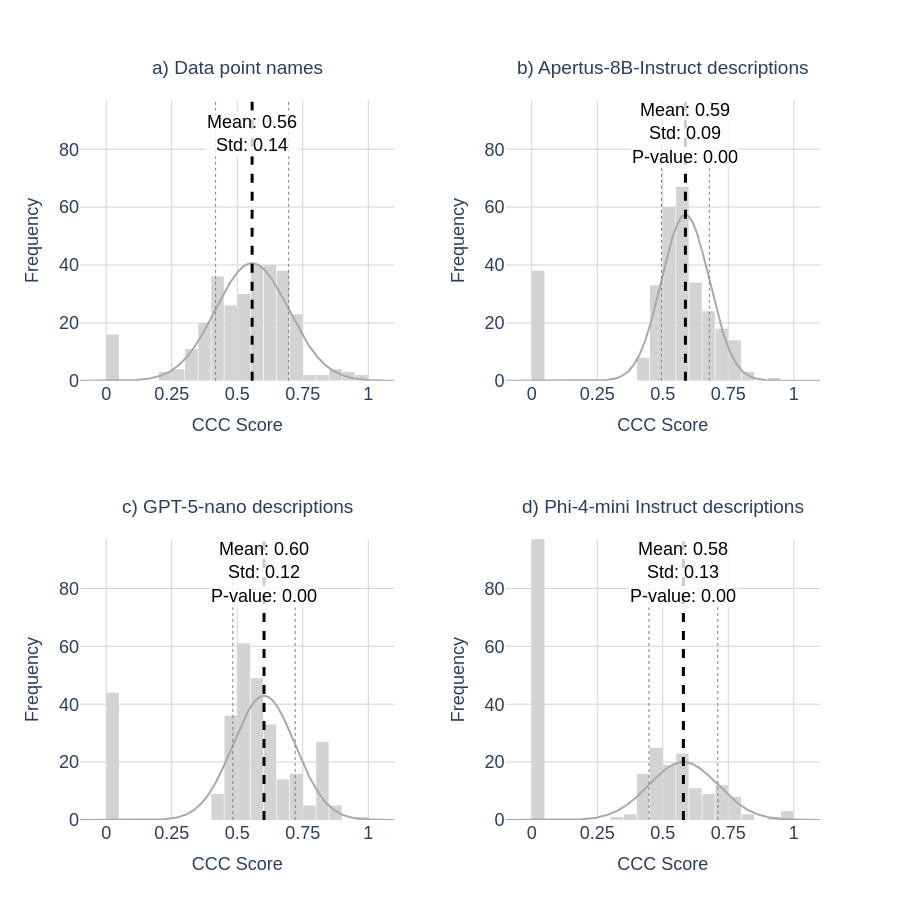

Notebook code for this chart:
### Code cell
import plotly.graph_objects as go
from plotly.subplots import make_subplots
import pandas as pd
import numpy as np
from scipy import stats

# --- Configuration ---
bin_size = 0.05
x_min, x_max = -0.1, 1.1

# Define bin edges exactly as Plotly would use them
bin_edges = np.arange(x_min, x_max + bin_size, bin_size)
bin_config = dict(start=x_min, end=x_max, size=bin_size)

# Prepare Data List
datasets = [
    (df_data_points['user_attrs_ccc_score'][df_data_points['user_attrs_ccc_score'] > 0], "a) Data point names", 'lightgrey'), 
    (df_descriptions['user_attrs_ccc_score'][df_descriptions['user_attrs_ccc_score'] > 0], "b) Apertus-8B-Instruct descriptions", 'lightgrey'),     
    (df_descriptions_gpt['user_attrs_ccc_score'][df_descriptions_gpt['user_attrs_ccc_score'] > 0], "c) GPT-5-nano descriptions", 'lightgrey'),   
    (df_descriptions_phi['user_attrs_ccc_score'][df_descriptions_phi['user_attrs_ccc_score'] > 0], "d) Phi-4-mini Instruct descriptions", 'lightgrey')    
]

datasets2 = [
    (df_data_points['user_attrs_ccc_score'], "a) Data point names", 'lightgrey'), 
    (df_descriptions['user_attrs_ccc_score'], "b) Apertus-8B-Instruct descriptions", 'lightgrey'),     
    (df_descriptions_gpt['user_attrs_ccc_score'], "c) GPT-5-nano descriptions", 'lightgrey'),   
    (df_descriptions_phi['user_attrs_ccc_score'], "d) Phi-4-mini Instruct descriptions", 'lightgrey')    
]


# --- 1. Calculate Global Y-Max for Alignment ---
max_freq = 0
for data, _, _ in datasets:
    # Use numpy to pre-calculate the histogram counts
    counts, _ = np.histogram(data, bins=bin_edges)
    current_max = counts.max()
    if current_max > max_freq:
        max_freq = current_max

# Add 15% buffer space to the top
global_y_max = max_freq + 30

# --- Helper Function for Normal Curve ---
def get_normal_curve(data, x_min, x_max, bin_size):
    """Calculates (x, y) for a normal curve scaled to match a histogram frequency."""
    mu, std = data.mean(), data.std()
    
    # Generate X points
    x_range = np.linspace(x_min, x_max, 500)
    
    # Calculate PDF and scale to frequency
    pdf = stats.norm.pdf(x_range, mu, std + 1e-9)
    y_curve = pdf * len(data) * bin_size
    
    # Normality Test
    try:
        _, shapiro_p = stats.shapiro(data)
    except:
        shapiro_p = np.nan
    
    return x_range, y_curve, mu, std, shapiro_p

# Create Subplots
fig = make_subplots(
    rows=2, cols=2, 
    horizontal_spacing=0.15, vertical_spacing=0.22,
    subplot_titles=["placeholder"]*4 
)

# --- Loop to Create Plots ---
for i, (data_, name_, color_) in enumerate(datasets2):
    row = (i // 2) + 1
    col = (i % 2) + 1
    
    data, name, color = datasets[i]
    # 1. Calculate Stats & Curve
    x_curve, y_curve, mu, std, p_val = get_normal_curve(data, x_min, x_max, bin_size)
    
    # 2. Update Subplot Title
    title_text = (f"<span style='font-size:19px'>{name}</span><br>"
                  f"<span style='font-size:12px'> </span>")
    fig.layout.annotations[i].update(text=title_text)

    # 3. Add Histogram
    fig.add_trace(
        go.Histogram(
            x=data_, marker_color=color, opacity=1,
            xbins=bin_config, autobinx=False,
            name=f'{name} Hist', showlegend=False
        ), row=row, col=col
    )
    
    # 4. Add Normal Distribution Curve (Light Gray, Transparent)
    fig.add_trace(
        go.Scatter(
            x=x_curve, y=y_curve, 
            mode='lines', 
            line=dict(color='darkgray', width=2), 
            name=f'{name} Fit', showlegend=False
        ), row=row, col=col
    )

    # 5. Add Mean Line (Dashed)
    fig.add_vline(x=mu, line_width=3, line_dash="dash", line_color="black", row=row, col=col)

    t_stat_ccc, p_val_ccc = ttest_ind(data, 
                                        df_data_points['user_attrs_ccc_score'])

    if row == 1 and col == 1:
        # 6. Add Mean Value Annotation at X-Axis
        fig.add_annotation(
            x=mu, y=max_freq + 15,                  
            text=f"Mean: {mu:.2f}<br>Std: {std:.2f}",    
            showarrow=False,
            yshift=10,                  
            font=dict(color="black", size=18),
            bgcolor="rgba(255, 255, 255, 0.8)", 
            row=row, col=col
        )
    else:
        fig.add_annotation(
            x=mu, y=max_freq + 15,                  
            text=f"Mean: {mu:.2f}<br>Std: {std:.2f}<br>P-value: {p_val_ccc:.2f}",    
            showarrow=False,
            yshift=10,                  
            font=dict(color="black", size=18),
            bgcolor="rgba(255, 255, 255, 0.8)", 
            row=row, col=col
        )
    # 7. Add Std Dev Lines (Dotted)
    fig.add_vline(x=mu - std, line_width=1, line_dash="dot", line_color="gray", row=row, col=col)
    fig.add_vline(x=mu + std, line_width=1, line_dash="dot", line_color="gray", row=row, col=col)

# --- Layout Updates ---
fig.update_layout(
    width=900, height=900,
    plot_bgcolor='white', paper_bgcolor='white',
    font=dict(family='Arial', size=18),
    bargap=0.05, 
)

fig.update_xaxes(title_text='CCC Score', range=[x_min, x_max], showgrid=True, gridcolor='lightgray', dtick=0.25, title_font=dict(size=18))

# --- NEW: Set Consistent Y-Axis Range ---
fig.update_yaxes(title_text='Frequency', range=[0, global_y_max], showgrid=True, gridcolor='lightgray', title_font=dict(size=18))

fig.write_image("251222_optimization_results_ccc.png", scale=3)
fig.show()

### Figure 1 — Plotly figure (JSON) as saved in the notebook; plotly's stock layout.template omitted (floating-point values rounded to 4 significant figures; data arrays with more than 128 entries replaced by an {"elided": "..."} marker saying what was removed)
{"data": [{"marker": {"color": "lightgrey"}, "name": "a) Data point names Hist", "opacity": 1, "showlegend": false, "type": "histogram", "x": {"elided": "300 float values"}, "xaxis": "x", "xbins": {"end": 1.1, "size": 0.05, "start": -0.1}, "yaxis": "y"}, {"line": {"color": "darkgray", "width": 2}, "mode": "lines", "name": "a) Data point names Fit", "showlegend": false, "type": "scatter", "x": {"elided": "500 float values"}, "xaxis": "x", "y": {"elided": "500 float values"}, "yaxis": "y"}, {"marker": {"color": "lightgrey"}, "name": "b) Apertus-8B-Instruct descriptions Hist", "opacity": 1, "showlegend": false, "type": "histogram", "x": {"elided": "300 float values"}, "xaxis": "x2", "xbins": {"end": 1.1, "size": 0.05, "start": -0.1}, "yaxis": "y2"}, {"line": {"color": "darkgray", "width": 2}, "mode": "lines", "name": "b) Apertus-8B-Instruct descriptions Fit", "showlegend": false, "type": "scatter", "x": {"elided": "500 float values"}, "xaxis": "x2", "y": {"elided": "500 float values"}, "yaxis": "y2"}, {"marker": {"color": "lightgrey"}, "name": "c) GPT-5-nano descriptions Hist", "opacity": 1, "showlegend": false, "type": "histogram", "x": {"elided": "300 float values"}, "xaxis": "x3", "xbins": {"end": 1.1, "size": 0.05, "start": -0.1}, "yaxis": "y3"}, {"line": {"color": "darkgray", "width": 2}, "mode": "lines", "name": "c) GPT-5-nano descriptions Fit", "showlegend": false, "type": "scatter", "x": {"elided": "500 float values"}, "xaxis": "x3", "y": {"elided": "500 float values"}, "yaxis": "y3"}, {"marker": {"color": "lightgrey"}, "name": "d) Phi-4-mini Instruct descriptions Hist", "opacity": 1, "showlegend": false, "type": "histogram", "x": {"elided": "300 float values"}, "xaxis": "x4", "xbins": {"end": 1.1, "size": 0.05, "start": -0.1}, "yaxis": "y4"}, {"line": {"color": "darkgray", "width": 2}, "mode": "lines", "name": "d) Phi-4-mini Instruct descriptions Fit", "showlegend": false, "type": "scatter", "x": {"elided": "500 float values"}, "xaxis": "x4", "y": {"elided": "500 float values"}, "yaxis": "y4"}], "layout": {"annotations": [{"font": {"size": 16}, "showarrow": false, "text": "<span style='font-size:19px'>a) Data point names</span><br><span style='font-size:12px'> </span>", "x": 0.2125, "xanchor": "center", "xref": "paper", "y": 1, "yanchor": "bottom", "yref": "paper"}, {"font": {"size": 16}, "showarrow": false, "text": "<span style='font-size:19px'>b) Apertus-8B-Instruct descriptions</span><br><span style='font-size:12px'> </span>", "x": 0.7875, "xanchor": "center", "xref": "paper", "y": 1, "yanchor": "bottom", "yref": "paper"}, {"font": {"size": 16}, "showarrow": false, "text": "<span style='font-size:19px'>c) GPT-5-nano descriptions</span><br><span style='font-size:12px'> </span>", "x": 0.2125, "xanchor": "center", "xref": "paper", "y": 0.39, "yanchor": "bottom", "yref": "paper"}, {"font": {"size": 16}, "showarrow": false, "text": "<span style='font-size:19px'>d) Phi-4-mini Instruct descriptions</span><br><span style='font-size:12px'> </span>", "x": 0.7875, "xanchor": "center", "xref": "paper", "y": 0.39, "yanchor": "bottom", "yref": "paper"}, {"bgcolor": "rgba(255, 255, 255, 0.8)", "font": {"color": "black", "size": 18}, "showarrow": false, "text": "Mean: 0.56<br>Std: 0.14", "x": 0.5567, "xref": "x", "y": 82, "yref": "y", "yshift": 10}, {"bgcolor": "rgba(255, 255, 255, 0.8)", "font": {"color": "black", "size": 18}, "showarrow": false, "text": "Mean: 0.59<br>Std: 0.09<br>P-value: 0.00", "x": 0.5865, "xref": "x2", "y": 82, "yref": "y2", "yshift": 10}, {"bgcolor": "rgba(255, 255, 255, 0.8)", "font": {"color": "black", "size": 18}, "showarrow": false, "text": "Mean: 0.60<br>Std: 0.12<br>P-value: 0.00", "x": 0.6022, "xref": "x3", "y": 82, "yref": "y3", "yshift": 10}, {"bgcolor": "rgba(255, 255, 255, 0.8)", "font": {"color": "black", "size": 18}, "showarrow": false, "text": "Mean: 0.58<br>Std: 0.13<br>P-value: 0.00", "x": 0.5788, "xref": "x4", "y": 82, "yref": "y4", "yshift": 10}], "bargap": 0.05, "font": {"family": "Arial", "size": 18}, "height": 900, "paper_bgcolor": "white", "plot_bgcolor": "white", "shapes": [{"line": {"color": "black", "dash": "dash", "width": 3}, "type": "line", "x0": 0.5567, "x1": 0.5567, "xref": "x", "y0": 0, "y1": 1, "yref": "y domain"}, {"line": {"color": "gray", "dash": "dot", "width": 1}, "type": "line", "x0": 0.4173, "x1": 0.4173, "xref": "x", "y0": 0, "y1": 1, "yref": "y domain"}, {"line": {"color": "gray", "dash": "dot", "width": 1}, "type": "line", "x0": 0.6961, "x1": 0.6961, "xref": "x", "y0": 0, "y1": 1, "yref": "y domain"}, {"line": {"color": "black", "dash": "dash", "width": 3}, "type": "line", "x0": 0.5865, "x1": 0.5865, "xref": "x2", "y0": 0, "y1": 1, "yref": "y2 domain"}, {"line": {"color": "gray", "dash": "dot", "width": 1}, "type": "line", "x0": 0.4954, "x1": 0.4954, "xref": "x2", "y0": 0, "y1": 1, "yref": "y2 domain"}, {"line": {"color": "gray", "dash": "dot", "width": 1}, "type": "line", "x0": 0.6777, "x1": 0.6777, "xref": "x2", "y0": 0, "y1": 1, "yref": "y2 domain"}, {"line": {"color": "black", "dash": "dash", "width": 3}, "type": "line", "x0": 0.6022, "x1": 0.6022, "xref": "x3", "y0": 0, "y1": 1, "yref": "y3 domain"}, {"line": {"color": "gray", "dash": "dot", "width": 1}, "type": "line", "x0": 0.4831, "x1": 0.4831, "xref": "x3", "y0": 0, "y1": 1, "yref": "y3 domain"}, {"line": {"color": "gray", "dash": "dot", "width": 1}, "type": "line", "x0": 0.7212, "x1": 0.7212, "xref": "x3", "y0": 0, "y1": 1, "yref": "y3 domain"}, {"line": {"color": "black", "dash": "dash", "width": 3}, "type": "line", "x0": 0.5788, "x1": 0.5788, "xref": "x4", "y0": 0, "y1": 1, "yref": "y4 domain"}, {"line": {"color": "gray", "dash": "dot", "width": 1}, "type": "line", "x0": 0.4475, "x1": 0.4475, "xref": "x4", "y0": 0, "y1": 1, "yref": "y4 domain"}, {"line": {"color": "gray", "dash": "dot", "width": 1}, "type": "line", "x0": 0.7101, "x1": 0.7101, "xref": "x4", "y0": 0, "y1": 1, "yref": "y4 domain"}], "width": 900, "xaxis": {"anchor": "y", "domain": [0, 0.425], "dtick": 0.25, "gridcolor": "lightgray", "range": [-0.1, 1.1], "showgrid": true, "title": {"font": {"size": 18}, "text": "CCC Score"}, "type": "linear"}, "xaxis2": {"anchor": "y2", "domain": [0.575, 1], "dtick": 0.25, "gridcolor": "lightgray", "range": [-0.1, 1.1], "showgrid": true, "title": {"font": {"size": 18}, "text": "CCC Score"}, "type": "linear"}, "xaxis3": {"anchor": "y3", "domain": [0, 0.425], "dtick": 0.25, "gridcolor": "lightgray", "range": [-0.1, 1.1], "showgrid": true, "title": {"font": {"size": 18}, "text": "CCC Score"}, "type": "linear"}, "xaxis4": {"anchor": "y4", "domain": [0.575, 1], "dtick": 0.25, "gridcolor": "lightgray", "range": [-0.1, 1.1], "showgrid": true, "title": {"font": {"size": 18}, "text": "CCC Score"}, "type": "linear"}, "yaxis": {"anchor": "x", "domain": [0.61, 1], "gridcolor": "lightgray", "range": [0, 97], "showgrid": true, "title": {"font": {"size": 18}, "text": "Frequency"}, "type": "linear"}, "yaxis2": {"anchor": "x2", "domain": [0.61, 1], "gridcolor": "lightgray", "range": [0, 97], "showgrid": true, "title": {"font": {"size": 18}, "text": "Frequency"}, "type": "linear"}, "yaxis3": {"anchor": "x3", "domain": [0, 0.39], "gridcolor": "lightgray", "range": [0, 97], "showgrid": true, "title": {"font": {"size": 18}, "text": "Frequency"}, "type": "linear"}, "yaxis4": {"anchor": "x4", "domain": [0, 0.39], "gridcolor": "lightgray", "range": [0, 97], "showgrid": true, "title": {"font": {"size": 18}, "text": "Frequency"}, "type": "linear"}}}
